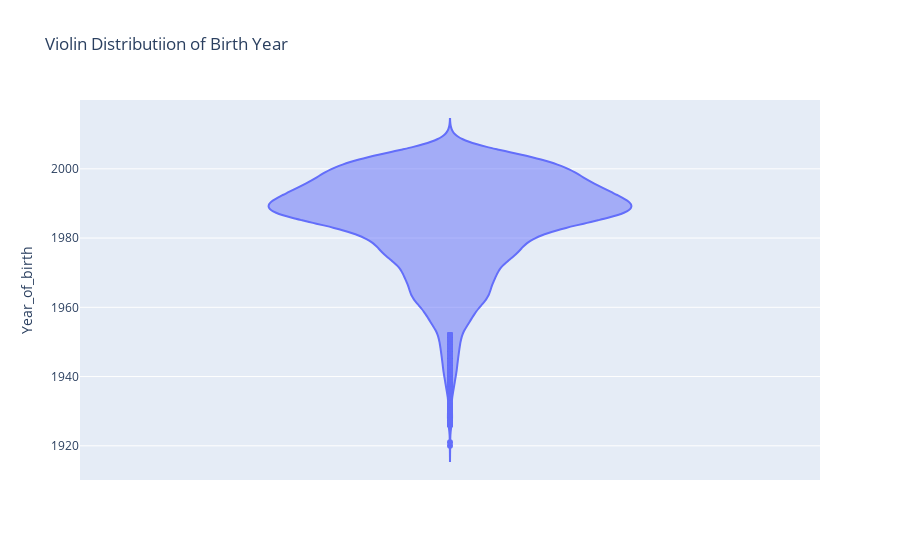

The code cell stored with this chart in its notebook:
### Code cell
fig = px.violin(df, y = 'Year_of_birth', title = 'Violin Distributiion of Birth Year')
fig.show()

### Figure 1 — Plotly figure (JSON) as saved in the notebook; plotly's stock layout.template omitted (floating-point values rounded to 4 significant figures; data arrays with more than 128 entries replaced by an {"elided": "..."} marker saying what was removed)
{"data": [{"alignmentgroup": "True", "box": {"visible": false}, "hovertemplate": "Year_of_birth=%{y}<extra></extra>", "legendgroup": "", "marker": {"color": "#636efa"}, "name": "", "offsetgroup": "", "orientation": "v", "scalegroup": "True", "showlegend": false, "type": "violin", "x0": " ", "xaxis": "x", "y": {"elided": "8553 mixed values"}, "y0": " ", "yaxis": "y"}], "layout": {"legend": {"tracegroupgap": 0}, "title": {"text": "Violin Distributiion of Birth Year"}, "violinmode": "group", "xaxis": {"anchor": "y", "domain": [0, 1]}, "yaxis": {"anchor": "x", "domain": [0, 1], "title": {"text": "Year_of_birth"}}}}
